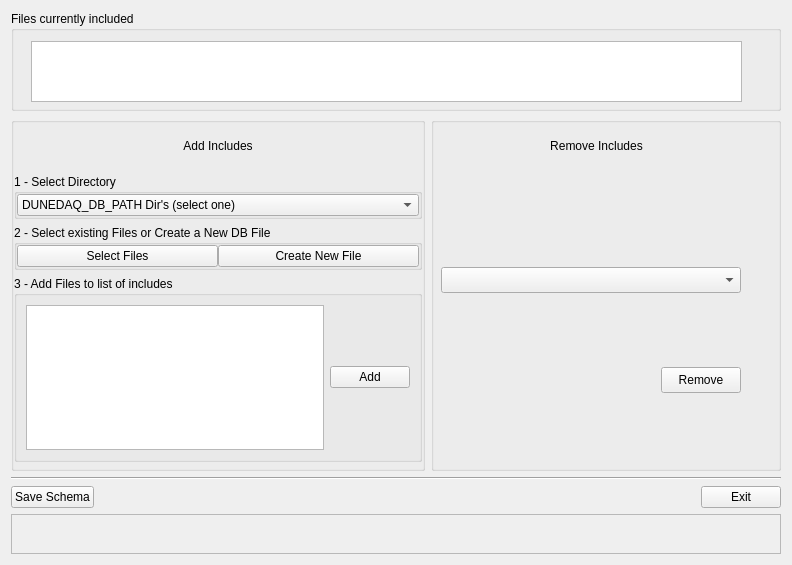
<?xml version="1.0" encoding="UTF-8"?>
<ui version="4.0">
 <class>dbse::SchemaIncludeFileWidget</class>
 <widget class="QWidget" name="dbse::SchemaIncludeFileWidget">
  <property name="geometry">
   <rect>
    <x>0</x>
    <y>0</y>
    <width>792</width>
    <height>565</height>
   </rect>
  </property>
  <property name="sizePolicy">
   <sizepolicy hsizetype="Expanding" vsizetype="Expanding">
    <horstretch>0</horstretch>
    <verstretch>0</verstretch>
   </sizepolicy>
  </property>
  <property name="minimumSize">
   <size>
    <width>792</width>
    <height>465</height>
   </size>
  </property>
  <property name="maximumSize">
   <size>
    <width>1192</width>
    <height>665</height>
   </size>
  </property>
  <property name="windowTitle">
   <string>Form</string>
  </property>
  <layout class="QHBoxLayout" name="horizontalLayout_6">
   <item>
    <layout class="QVBoxLayout" name="VerticalLayout3">
     <item>
      <widget class="QGroupBox" name="groupBox">
       <property name="minimumSize">
        <size>
         <width>0</width>
         <height>100</height>
        </size>
       </property>
       <property name="title">
        <string>Files currently included</string>
       </property>
       <widget class="QListWidget" name="CurrentIncludeList">
        <property name="geometry">
         <rect>
          <x>20</x>
          <y>30</y>
          <width>711</width>
          <height>61</height>
         </rect>
        </property>
       </widget>
      </widget>
     </item>
     <item>
      <layout class="QHBoxLayout" name="HorizontalLayout3">
       <item>
        <widget class="QGroupBox" name="AddIncludedBox">
         <property name="minimumSize">
          <size>
           <width>350</width>
           <height>0</height>
          </size>
         </property>
         <property name="title">
          <string/>
         </property>
         <layout class="QGridLayout" name="gridLayout_2">
          <property name="leftMargin">
           <number>0</number>
          </property>
          <property name="topMargin">
           <number>0</number>
          </property>
          <property name="rightMargin">
           <number>0</number>
          </property>
          <property name="bottomMargin">
           <number>6</number>
          </property>
          <item row="5" column="0">
           <widget class="QGroupBox" name="SelectFileBox">
            <property name="sizePolicy">
             <sizepolicy hsizetype="MinimumExpanding" vsizetype="Preferred">
              <horstretch>0</horstretch>
              <verstretch>0</verstretch>
             </sizepolicy>
            </property>
            <property name="minimumSize">
             <size>
              <width>340</width>
              <height>0</height>
             </size>
            </property>
            <property name="title">
             <string>2 - Select existing Files or Create a New DB File</string>
            </property>
            <layout class="QVBoxLayout" name="verticalLayout_2">
             <property name="spacing">
              <number>0</number>
             </property>
             <property name="leftMargin">
              <number>0</number>
             </property>
             <property name="topMargin">
              <number>0</number>
             </property>
             <property name="rightMargin">
              <number>0</number>
             </property>
             <property name="bottomMargin">
              <number>0</number>
             </property>
             <item>
              <layout class="QHBoxLayout" name="HorizontalLayout2">
               <item>
                <widget class="QPushButton" name="SelectFileButton">
                 <property name="text">
                  <string>Select Files</string>
                 </property>
                </widget>
               </item>
               <item>
                <widget class="QPushButton" name="CreateFileButton">
                 <property name="text">
                  <string>Create New File</string>
                 </property>
                </widget>
               </item>
              </layout>
             </item>
            </layout>
           </widget>
          </item>
          <item row="2" column="0">
           <widget class="QLabel" name="AddLabel">
            <property name="sizePolicy">
             <sizepolicy hsizetype="Minimum" vsizetype="Minimum">
              <horstretch>0</horstretch>
              <verstretch>0</verstretch>
             </sizepolicy>
            </property>
            <property name="minimumSize">
             <size>
              <width>344</width>
              <height>45</height>
             </size>
            </property>
            <property name="text">
             <string>Add Includes</string>
            </property>
            <property name="alignment">
             <set>Qt::AlignCenter</set>
            </property>
           </widget>
          </item>
          <item row="6" column="0">
           <widget class="QGroupBox" name="AddFileBox">
            <property name="sizePolicy">
             <sizepolicy hsizetype="MinimumExpanding" vsizetype="Preferred">
              <horstretch>0</horstretch>
              <verstretch>0</verstretch>
             </sizepolicy>
            </property>
            <property name="title">
             <string>3 - Add Files to list of includes</string>
            </property>
            <layout class="QHBoxLayout" name="horizontalLayout_4">
             <item>
              <widget class="QListWidget" name="AddFileLine"/>
             </item>
             <item>
              <widget class="QPushButton" name="AddToIncludeButton">
               <property name="sizePolicy">
                <sizepolicy hsizetype="Fixed" vsizetype="Fixed">
                 <horstretch>0</horstretch>
                 <verstretch>0</verstretch>
                </sizepolicy>
               </property>
               <property name="maximumSize">
                <size>
                 <width>127</width>
                 <height>16777215</height>
                </size>
               </property>
               <property name="text">
                <string>Add</string>
               </property>
              </widget>
             </item>
            </layout>
           </widget>
          </item>
          <item row="4" column="0">
           <widget class="QGroupBox" name="DirectoryBox">
            <property name="sizePolicy">
             <sizepolicy hsizetype="MinimumExpanding" vsizetype="Preferred">
              <horstretch>0</horstretch>
              <verstretch>0</verstretch>
             </sizepolicy>
            </property>
            <property name="title">
             <string>1 - Select Directory</string>
            </property>
            <property name="flat">
             <bool>false</bool>
            </property>
            <layout class="QVBoxLayout" name="verticalLayout_6">
             <property name="spacing">
              <number>0</number>
             </property>
             <property name="leftMargin">
              <number>0</number>
             </property>
             <property name="topMargin">
              <number>0</number>
             </property>
             <property name="rightMargin">
              <number>0</number>
             </property>
             <property name="bottomMargin">
              <number>0</number>
             </property>
             <item>
              <layout class="QHBoxLayout" name="HorizontalLayout">
               <item>
                <widget class="QComboBox" name="DirectoryCombo">
                 <property name="sizePolicy">
                  <sizepolicy hsizetype="MinimumExpanding" vsizetype="Fixed">
                   <horstretch>0</horstretch>
                   <verstretch>0</verstretch>
                  </sizepolicy>
                 </property>
                 <item>
                  <property name="text">
                   <string>DUNEDAQ_DB_PATH Dir's (select one)</string>
                  </property>
                 </item>
                </widget>
               </item>
              </layout>
             </item>
            </layout>
           </widget>
          </item>
         </layout>
        </widget>
       </item>
       <item>
        <widget class="QGroupBox" name="RemoveBox">
         <property name="minimumSize">
          <size>
           <width>350</width>
           <height>0</height>
          </size>
         </property>
         <property name="title">
          <string/>
         </property>
         <widget class="QLabel" name="RemoveLabel">
          <property name="geometry">
           <rect>
            <x>0</x>
            <y>20</y>
            <width>331</width>
            <height>18</height>
           </rect>
          </property>
          <property name="text">
           <string>Remove Includes</string>
          </property>
          <property name="alignment">
           <set>Qt::AlignCenter</set>
          </property>
         </widget>
         <widget class="QComboBox" name="RemoveCombo">
          <property name="geometry">
           <rect>
            <x>10</x>
            <y>150</y>
            <width>300</width>
            <height>26</height>
           </rect>
          </property>
         </widget>
         <widget class="QPushButton" name="RemoveButton">
          <property name="geometry">
           <rect>
            <x>230</x>
            <y>250</y>
            <width>80</width>
            <height>26</height>
           </rect>
          </property>
          <property name="text">
           <string>Remove</string>
          </property>
         </widget>
        </widget>
       </item>
      </layout>
     </item>
     <item>
      <widget class="Line" name="Line">
       <property name="sizePolicy">
        <sizepolicy hsizetype="MinimumExpanding" vsizetype="Fixed">
         <horstretch>0</horstretch>
         <verstretch>0</verstretch>
        </sizepolicy>
       </property>
       <property name="orientation">
        <enum>Qt::Horizontal</enum>
       </property>
      </widget>
     </item>
     <item>
      <layout class="QHBoxLayout" name="HorizontalLayout1">
       <property name="sizeConstraint">
        <enum>QLayout::SetNoConstraint</enum>
       </property>
       <item>
        <widget class="QPushButton" name="SaveButton">
         <property name="text">
          <string>Save Schema</string>
         </property>
        </widget>
       </item>
       <item>
        <spacer name="HorizontalSpacer">
         <property name="orientation">
          <enum>Qt::Horizontal</enum>
         </property>
         <property name="sizeType">
          <enum>QSizePolicy::MinimumExpanding</enum>
         </property>
         <property name="sizeHint" stdset="0">
          <size>
           <width>520</width>
           <height>20</height>
          </size>
         </property>
        </spacer>
       </item>
       <item>
        <widget class="QPushButton" name="ExitButton">
         <property name="maximumSize">
          <size>
           <width>100</width>
           <height>25</height>
          </size>
         </property>
         <property name="text">
          <string>Exit</string>
         </property>
        </widget>
       </item>
      </layout>
     </item>
     <item>
      <widget class="QFrame" name="StatusFrame">
       <property name="sizePolicy">
        <sizepolicy hsizetype="MinimumExpanding" vsizetype="Fixed">
         <horstretch>0</horstretch>
         <verstretch>0</verstretch>
        </sizepolicy>
       </property>
       <property name="minimumSize">
        <size>
         <width>0</width>
         <height>40</height>
        </size>
       </property>
       <property name="maximumSize">
        <size>
         <width>16777215</width>
         <height>40</height>
        </size>
       </property>
       <property name="frameShape">
        <enum>QFrame::StyledPanel</enum>
       </property>
       <property name="frameShadow">
        <enum>QFrame::Raised</enum>
       </property>
       <layout class="QVBoxLayout" name="verticalLayout_4">
        <property name="spacing">
         <number>0</number>
        </property>
        <property name="leftMargin">
         <number>0</number>
        </property>
        <property name="topMargin">
         <number>0</number>
        </property>
        <property name="rightMargin">
         <number>0</number>
        </property>
        <property name="bottomMargin">
         <number>0</number>
        </property>
        <item>
         <layout class="QVBoxLayout" name="StatusLayout"/>
        </item>
       </layout>
      </widget>
     </item>
    </layout>
   </item>
  </layout>
 </widget>
 <resources/>
 <connections/>
</ui>
